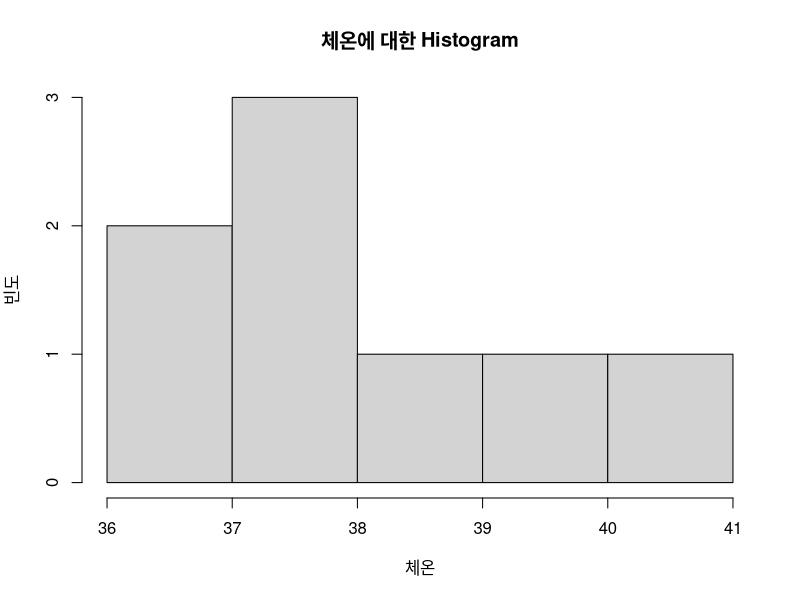

Source code (R):
data <- c(37.5, 36.5, 38.0, 37.9, 36.9, 38.5, 39.6, 40.3)

 hist(  data,  
main = "체온에 대한 Histogram",  
xlab = "체온",  
ylab = "빈도")



before <- c(37.5, 36.5, 38.0, 37.9, 36.9, 36.3, 38.2, 36.9, 36.5, 36.7, 37.6, 36.9, 37.5, 37.0, 37.2)
 
after  <- c(36.3, 36.5, 36.7, 36.1, 36.4, 36.5, 36.8, 36.2, 36.6, 36.5, 36.7, 36.5, 36.2, 36.3, 36.8)

 t.test(before, after, paired = TRUE)

mean(before)
mean(after)